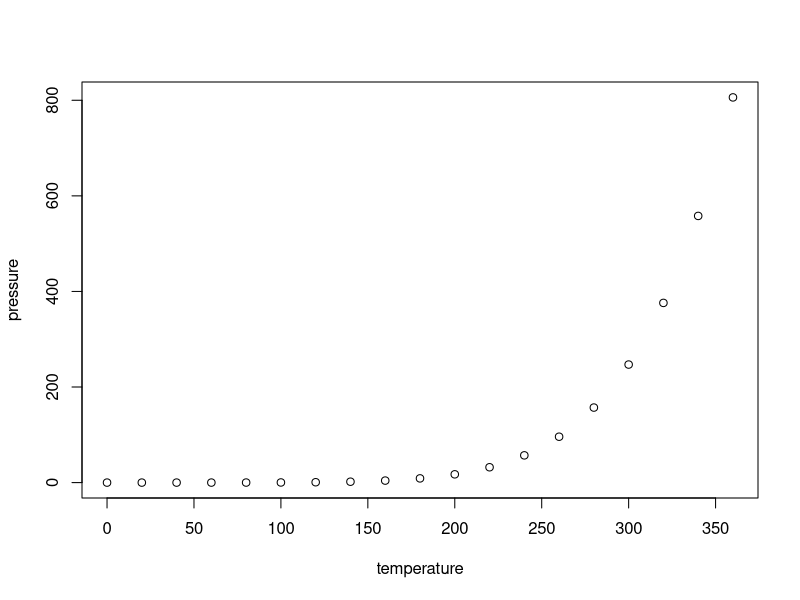
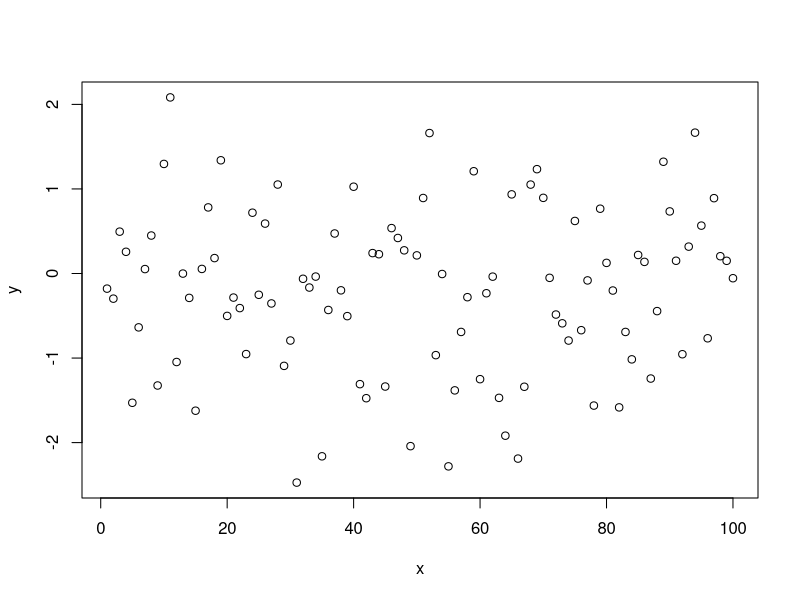

Here is the R script that generated these plots, in order:
## ---- chunk 1
knitr::opts_chunk$set(echo = TRUE)
## ---- chunk 2
summary(cars)
## ---- chunk 3
plot(pressure)
## ---- chunk 4
x <- 1:100
y <- rnorm(100)
plot(y~x)
